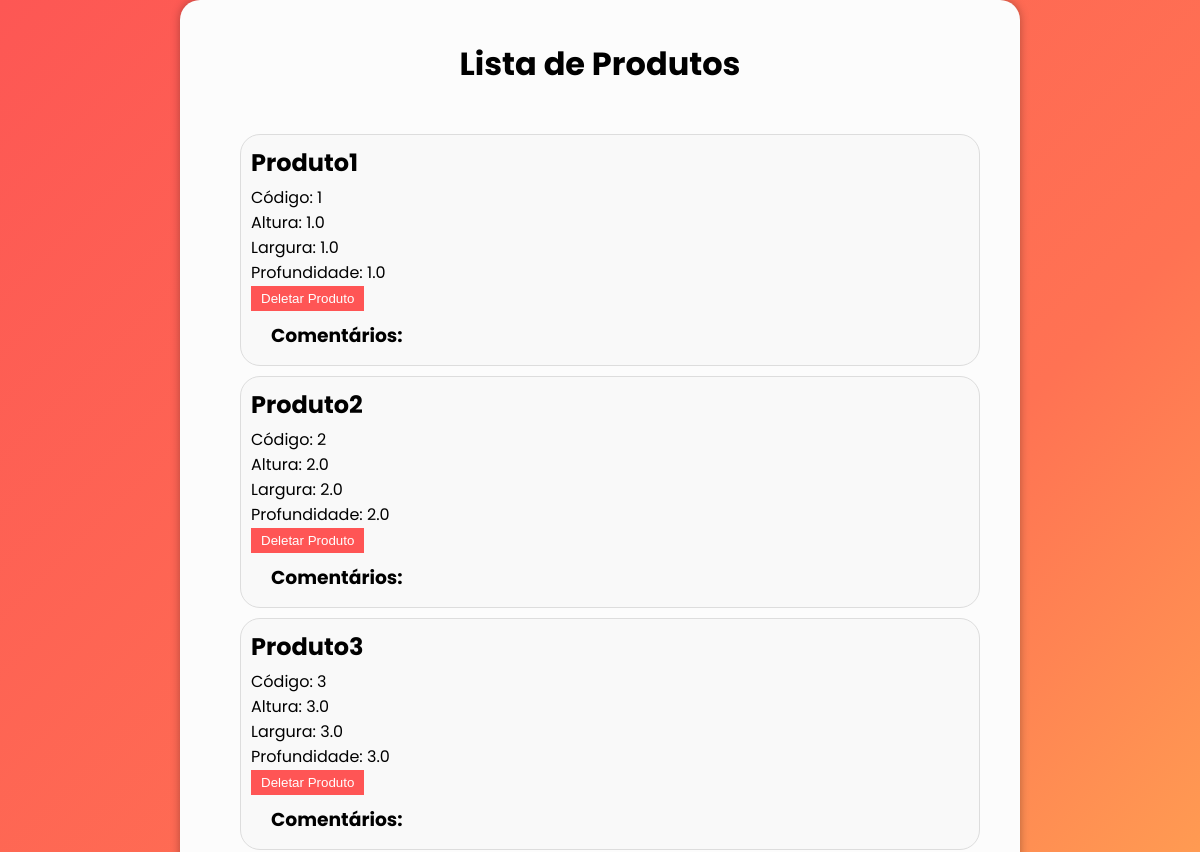
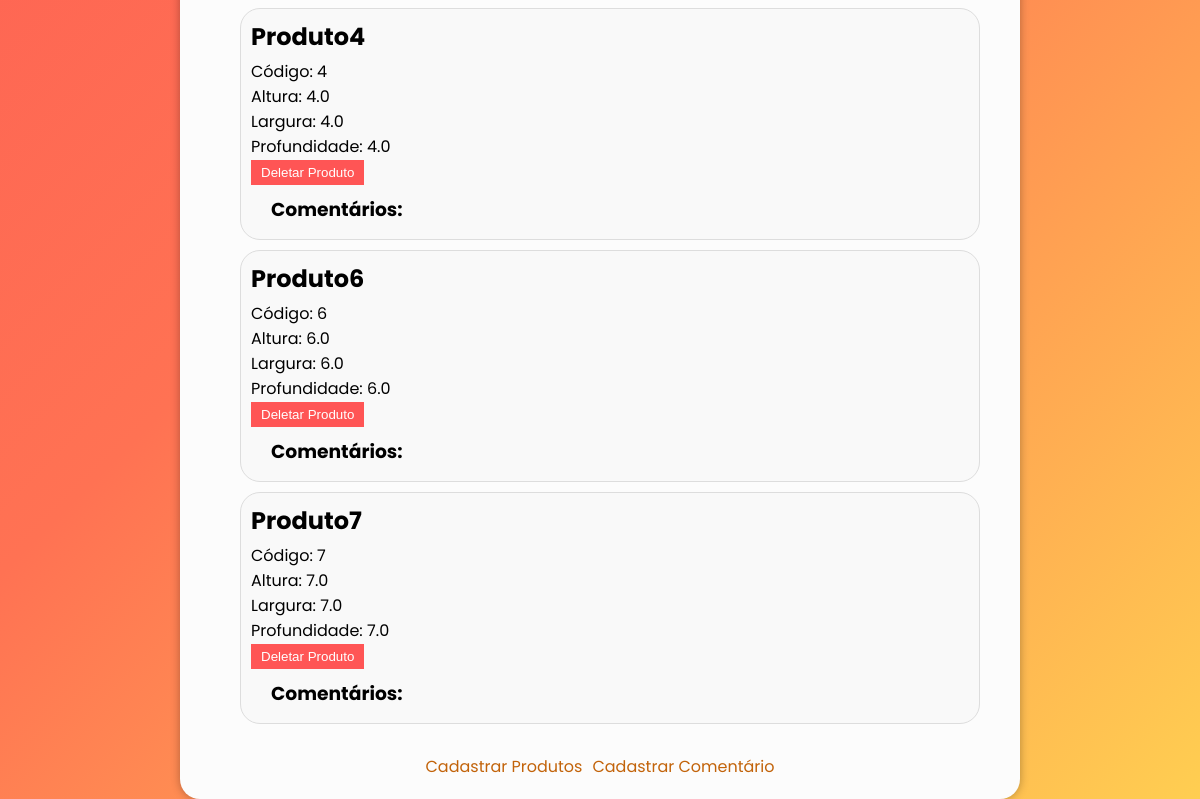
Before: /exibir_produto/ with the older database file (2 pictures, top to bottom).
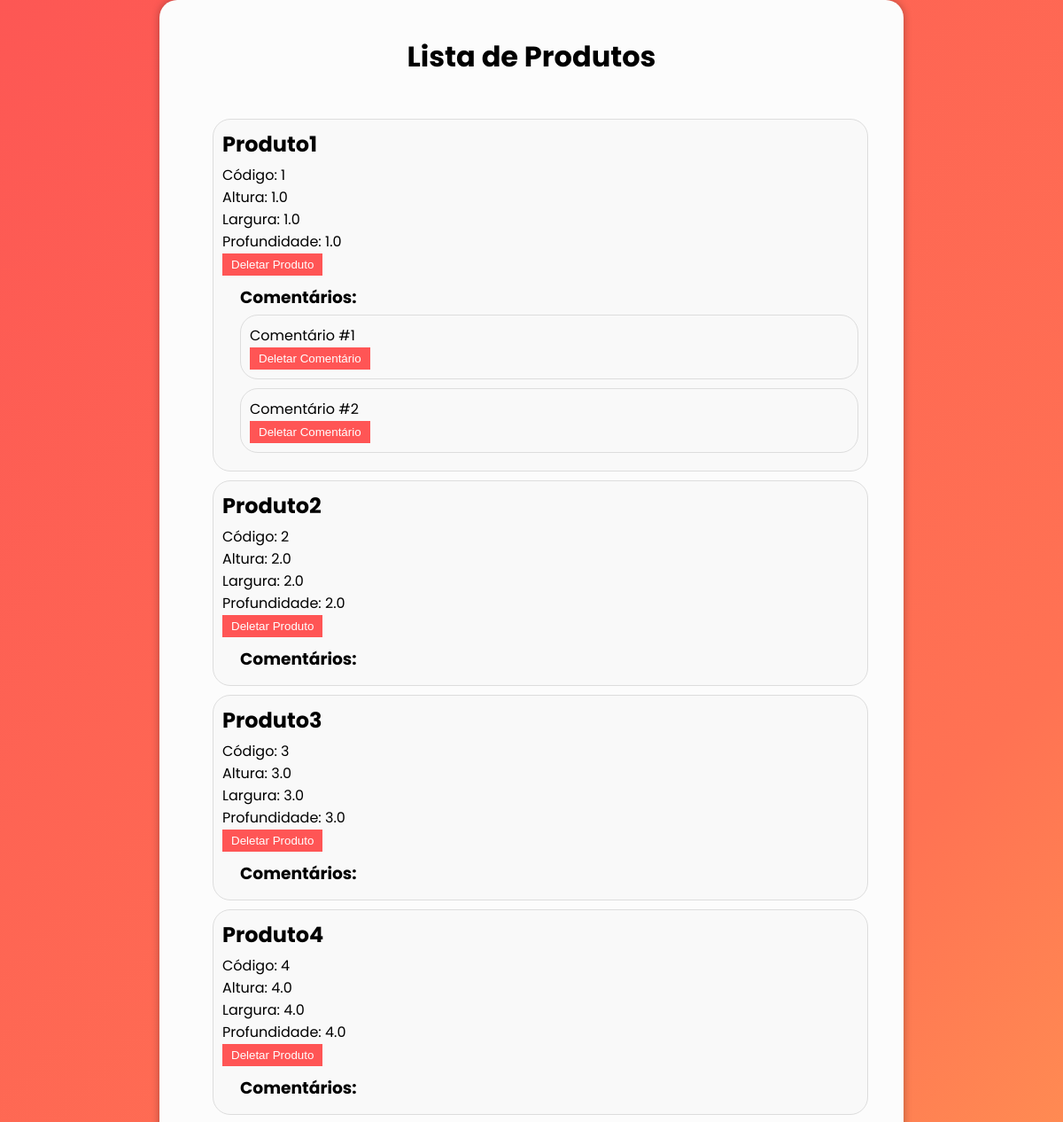
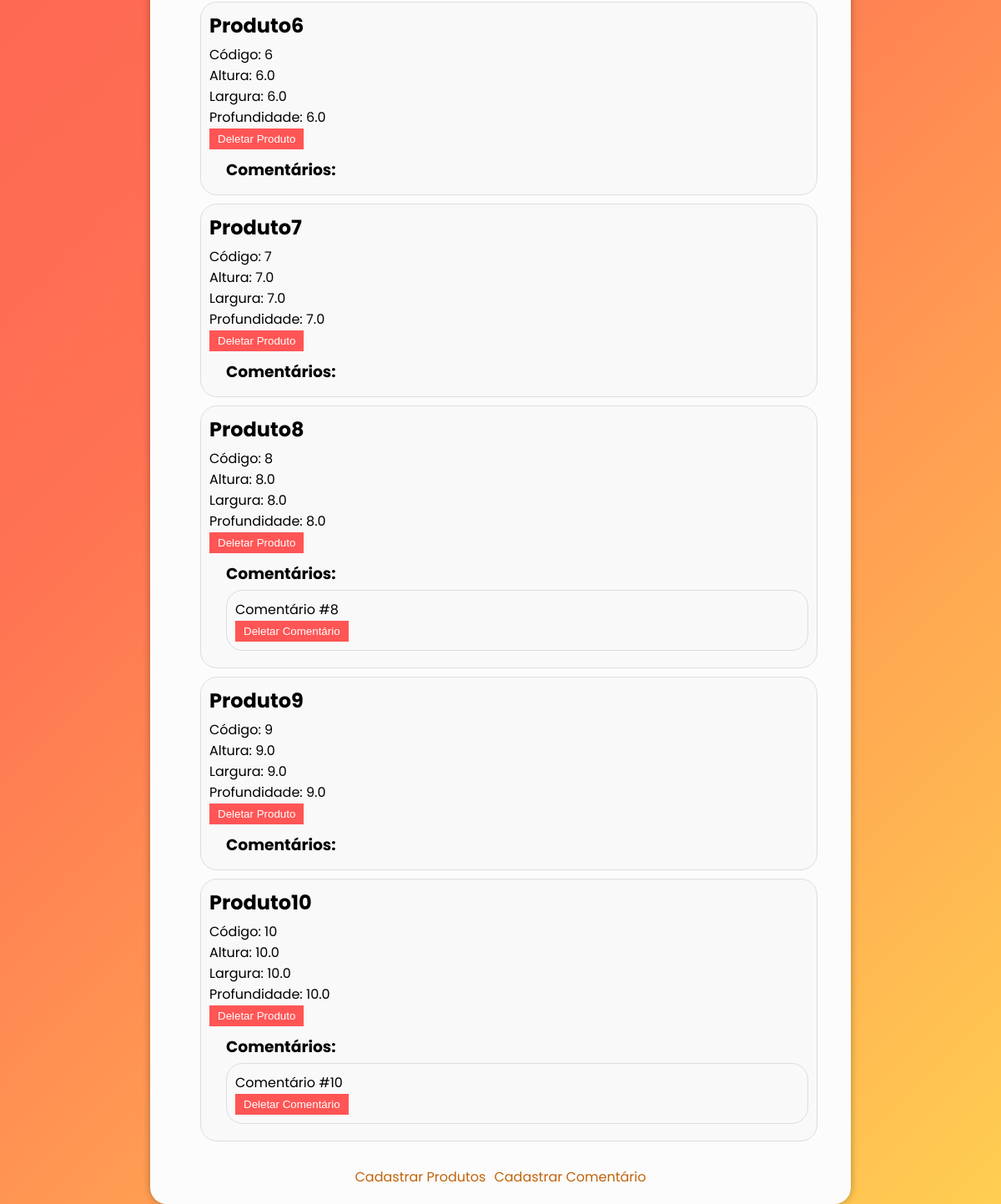
After: the same page with the newer database file (2 pictures, top to bottom).
### cadastro_produtos/models.py (models this page shows, shortened)
class Produto(models.Model):
    codigo = models.CharField(max_length=50, unique=True)
    nome = models.CharField(max_length=100)
    altura = models.FloatField()
    largura = models.FloatField()
    profundidade = models.FloatField()

class Comentario(models.Model):
    produto = models.ForeignKey(Produto, on_delete=models.CASCADE, related_name='comentarios')
    texto = models.TextField()

### cadastro_produtos/views.py (the view)
# urls.py: path('exibir_produto/', views.exibir_produto, name='exibir_produto'),
def exibir_produto(request):
    produtos = Produto.objects.all()
    return render(request, 'cadastro_produtos/exibir_produto.html', {'produtos': produtos})

### cadastro_produtos/templates/cadastro_produtos/exibir_produto.html (shortened to what this page needs)
{% load static %}
<!DOCTYPE html>
<html lang="pt-BR">
  <head>
    <link rel="stylesheet" href="{% static 'css/exibir_produtos.css' %}" />
  </head>
  <body>
    <div class="template-fundo">
      <h1>Lista de Produtos</h1>
      <div class="lista">
        <ul>
          {% if produtos %} {% for produto in produtos %}
          <li>
            <h2>{{ produto.nome }}</h2>
            <p>Código: {{ produto.codigo }}</p>
            <p>Altura: {{ produto.altura }}</p>
            <p>Largura: {{ produto.largura }}</p>
            <p>Profundidade: {{ produto.profundidade }}</p>
            <form method="post" action="{% url 'deletar_produto' produto.id %}">
              <button type="submit">Deletar Produto</button>
            </form>
            <ul>
              <h3>Comentários:</h3>
              {% for comentario in produto.comentarios.all %}
              <li>
                {{ comentario.texto }}
                <form
                  method="post"
                  action="{% url 'deletar_comentario' comentario.id %}"
                >
                  <button type="submit">Deletar Comentário</button>
                </form>
              </li>
              {% endfor %}
            </ul>
          </li>
          {% endfor %} {% else %}
          <p>Produto Inexistente</p>
          {% endif %}
        </ul>
      </div>
      <div class="links">
        <a href="{% url 'produto' %}">Cadastrar Produtos</a>
        <a href="{% url 'comentario' produto_id=1 %}">Cadastrar Comentário</a>
      </div>
    </div>
  </body>
</html>

### static/css/exibir_produtos.css (style rules this page uses)
body { font-family: 'Poppins', sans-serif; margin: 0; padding: 0; background: linear-gradient(-45deg, #ffce51, #ff7253, #fd5754); }
.template-fundo { background-color: #fcfcfc; max-width: 800px; margin: 0 auto; padding: 20px; border-radius: 20px; box-shadow: 0 0 10px rgba(0, 0, 0, 0.3); }
h1 { text-align: center; margin-top: 20px; }
.lista { max-width: 800px; margin: 0 auto; padding: 20px; }
.lista ul { list-style-type: none; padding: 0; }
.lista li { background-color: #f9f9f9; border: 1px solid #ddd; border-radius: 20px; margin-bottom: 10px; padding: 10px; }
.lista h2 { margin-top: 0; margin-bottom: 5px; }
.lista p { margin: 0; }
.lista ul { margin-top: 5px; margin-bottom: 0; padding-left: 20px; }
.lista h3 { margin-top: 10px; margin-bottom: 5px; }
button { background-color: #ff5555; color: white; border: none; padding: 5px 10px; cursor: pointer; }
.links { max-width: 800px; display: flex; justify-content: center; gap: 10px; }
.links a { color: rgb(194, 99, 10); text-decoration: none; transition: color 0.3s; }

Changed rows visible on the page:
added Comentario: texto "Comentário #1", shown under Produto "Produto1"
added Comentario: texto "Comentário #2", shown under Produto "Produto1"
added Produto: nome "Produto8", codigo "8", altura "8.0", largura "8.0", profundidade "8.0"
added Comentario: texto "Comentário #8", shown under "Produto8"
added Produto: nome "Produto9", codigo "9", altura "9.0", largura "9.0", profundidade "9.0"
added Produto: nome "Produto10", codigo "10", altura "10.0", largura "10.0", profundidade "10.0"
added Comentario: texto "Comentário #10", shown under "Produto10"
